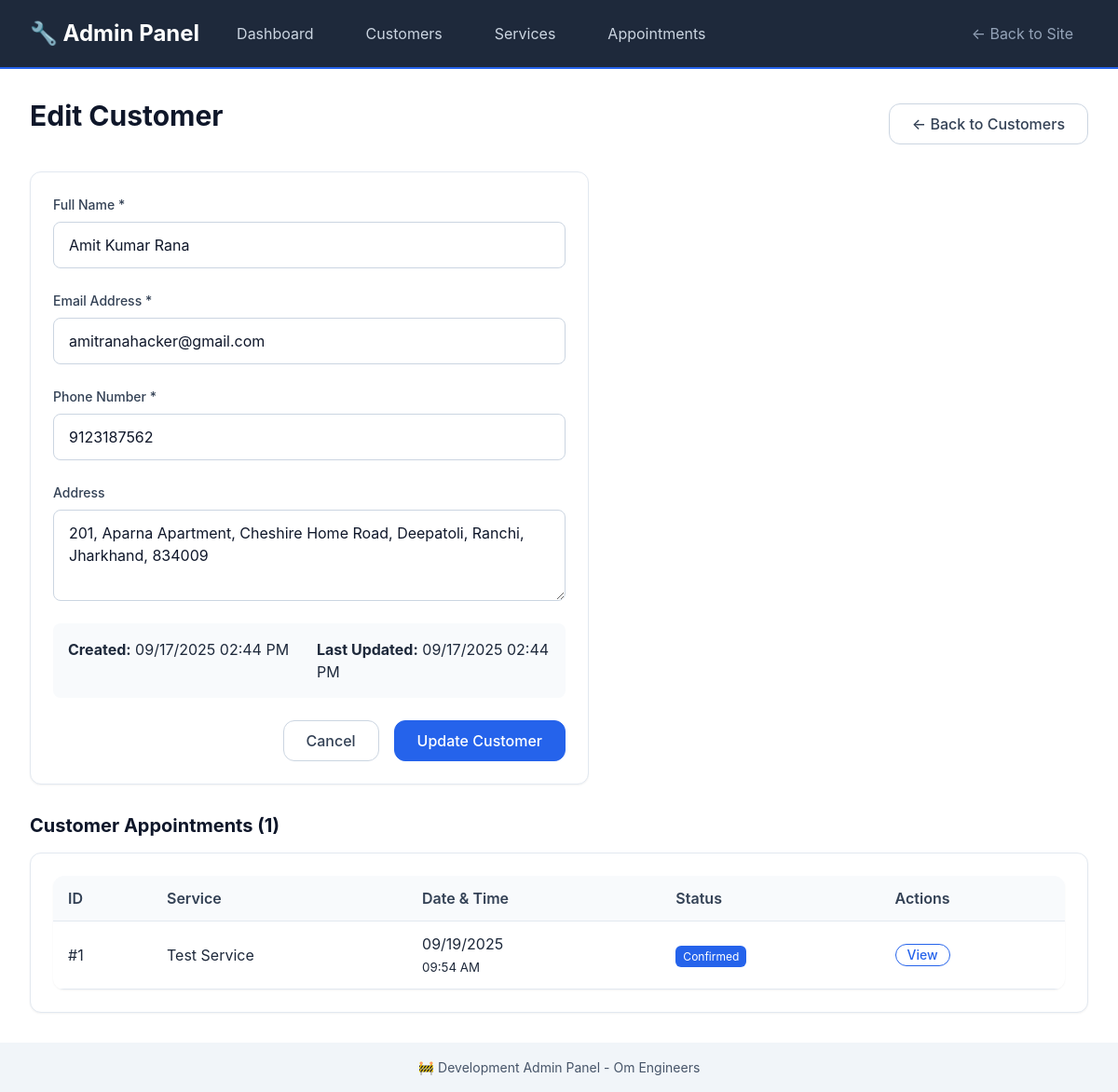
The page /admin/customers/1/edit on the database as committed earlier.
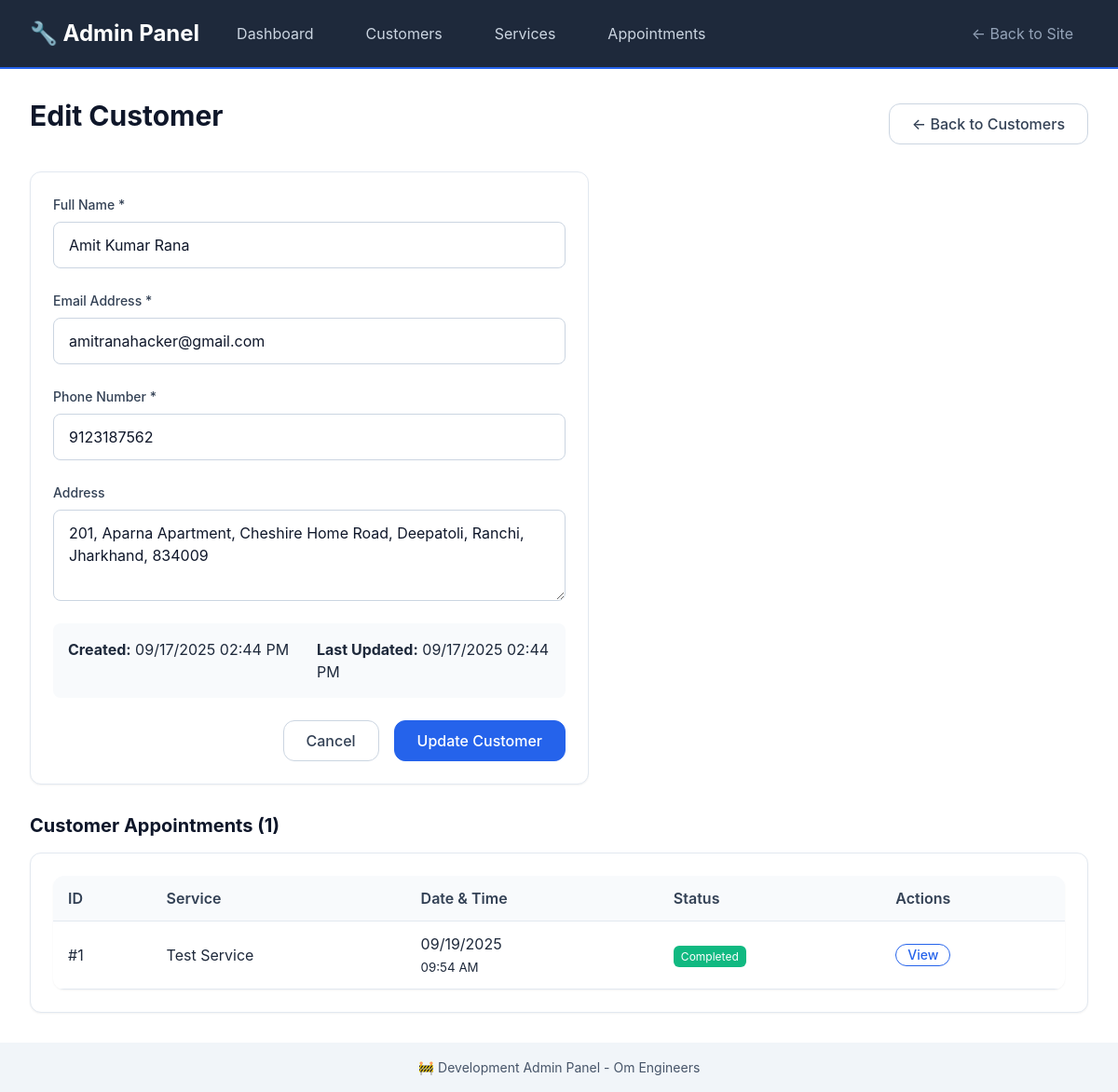
The same page on the database as committed later.
### models/appointment_db.py (models this page shows, shortened)
class Appointment(db.Model):
    __tablename__ = 'appointments'
    id: Mapped[int] = mapped_column(primary_key=True)
    customer_id: Mapped[int] = mapped_column(ForeignKey('customers.id'), nullable=False)
    service_id: Mapped[int] = mapped_column(ForeignKey('services.id'), nullable=False)
    appointment_date: Mapped[date] = mapped_column(Date, nullable=False, index=True)
    appointment_time: Mapped[time] = mapped_column(Time, nullable=False)
    appointment_type: Mapped[AppointmentType] = mapped_column(Enum(AppointmentType), default=AppointmentType.SERVICE)
    status: Mapped[AppointmentStatus] = mapped_column(Enum(AppointmentStatus), default=AppointmentStatus.PENDING, index=True)
    notes: Mapped[str] = mapped_column(Text, nullable=True)
    address: Mapped[str] = mapped_column(Text, nullable=True)
    estimated_duration: Mapped[str] = mapped_column(String(50), nullable=True)
    estimated_cost: Mapped[str] = mapped_column(String(50), nullable=True)
    actual_cost: Mapped[str] = mapped_column(String(50), nullable=True)
    technician_notes: Mapped[str] = mapped_column(Text, nullable=True)
    created_at: Mapped[datetime] = mapped_column(DateTime, default=datetime.utcnow)
    updated_at: Mapped[datetime] = mapped_column(DateTime, default=datetime.utcnow, onupdate=datetime.utcnow)
    completed_at: Mapped[datetime] = mapped_column(DateTime, nullable=True)
    cancelled_at: Mapped[datetime] = mapped_column(DateTime, nullable=True)
    customer = db.relationship('Customer', back_populates='appointments')
    service = db.relationship('Service', back_populates='appointments')

### models/service_db.py (models this page shows, shortened)
class Service(db.Model):
    __tablename__ = 'services'
    id: Mapped[int] = mapped_column(primary_key=True)
    name: Mapped[str] = mapped_column(String(100), nullable=False)
    description: Mapped[str] = mapped_column(Text, nullable=False)
    category: Mapped[str] = mapped_column(String(50), nullable=False, index=True)
    duration: Mapped[str] = mapped_column(String(50), nullable=False)
    price_range: Mapped[str] = mapped_column(String(50), nullable=False)
    icon: Mapped[str] = mapped_column(String(10), default="🔧")
    is_active: Mapped[bool] = mapped_column(Boolean, default=True, index=True)
    created_at: Mapped[datetime] = mapped_column(DateTime, default=datetime.utcnow)
    updated_at: Mapped[datetime] = mapped_column(DateTime, default=datetime.utcnow, onupdate=datetime.utcnow)
    appointments = db.relationship('Appointment', back_populates='service')

### routes/admin.py (the view)
@admin_bp.route('/customers/<int:customer_id>/edit')
def edit_customer(customer_id):
    customer = Customer.query.get_or_404(customer_id)
    return render_template('admin/customer_form.html', customer=customer)

### templates/admin/customer_form.html (shortened to what the changed rows need)
{% extends "admin/base.html" %}
{% block content %}
<div style="display: flex; justify-content: space-between; align-items: center; margin-bottom: var(--space-6);">
    <h1>{% if customer %}Edit Customer{% else %}Add New Customer{% endif %}</h1>
</div>
{% if customer and customer.appointments %}
<div style="margin-top: var(--space-8);">
    <div class="card">
        <table class="admin-table">
            <thead>
                <tr>
                    <th>ID</th>
                    <th>Service</th>
                    <th>Date & Time</th>
                    <th>Status</th>
                    <th>Actions</th>
                </tr>
            </thead>
            <tbody>
                {% for appointment in customer.appointments %}
                <tr>
                    <td>#{{ appointment.id }}</td>
                    <td>{{ appointment.service.name if appointment.service else 'Unknown' }}</td>
                    <td>
                        {{ appointment.appointment_date.strftime('%m/%d/%Y') }}<br>
                        <small>{{ appointment.appointment_time.strftime('%I:%M %p') }}</small>
                    </td>
                    <td>
                        <span style="background-color:
                            {% if appointment.status.value == 'pending' %}var(--warning-color)
                            {% elif appointment.status.value == 'confirmed' %}var(--primary-color)
                            {% elif appointment.status.value == 'completed' %}var(--success-color)
                            {% elif appointment.status.value == 'cancelled' %}var(--error-color)
                            {% else %}var(--gray-400){% endif %};
                            color: var(--white); padding: var(--space-1) var(--space-2); border-radius: var(--border-radius-sm); font-size: var(--font-size-xs);">
                            {{ appointment.status.value.title() }}
                        </span>
                    </td>
                    <td>
                        <a href="{{ url_for('admin.edit_appointment', appointment_id=appointment.id) }}"
                           class="btn btn-sm btn-outline">View</a>
                    </td>
                </tr>
                {% endfor %}
            </tbody>
        </table>
    </div>
</div>
{% endif %}
{% endblock %}

Rows that differ between the two databases and show on the page:
changed Appointment "09:54 AM": status "CONFIRMED" → "COMPLETED" (drawn); status.value "Confirmed" → "Completed"
